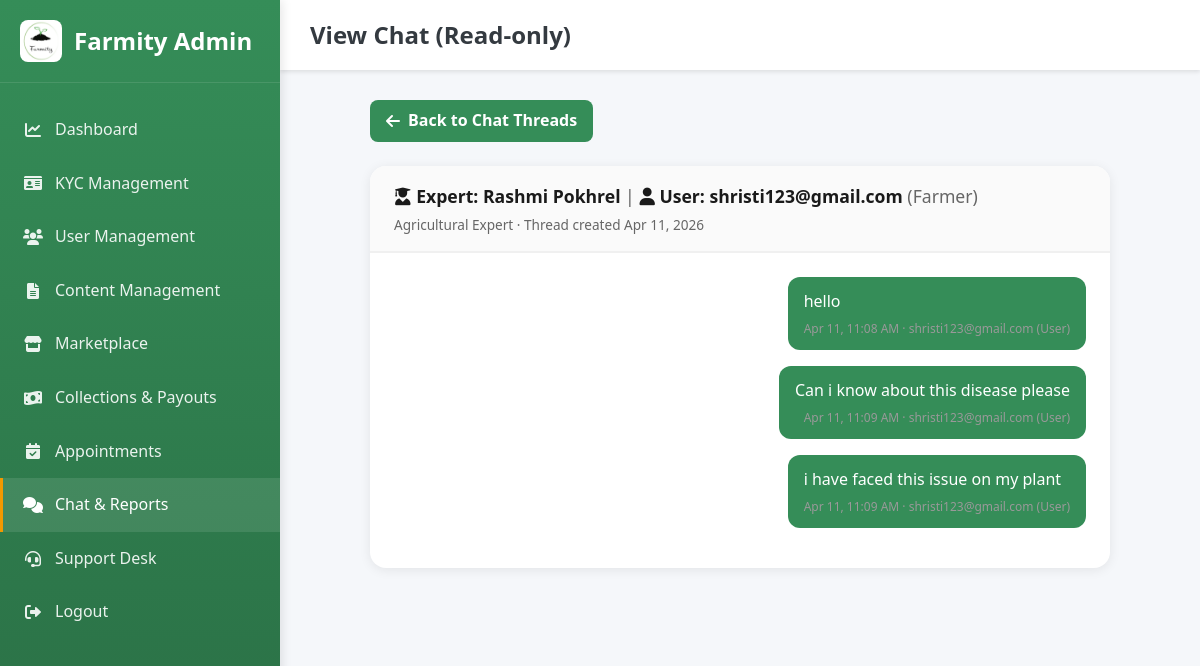
/admin-dashboard/chats-reports/5/ (signed in), run on an earlier commit of the app's database.
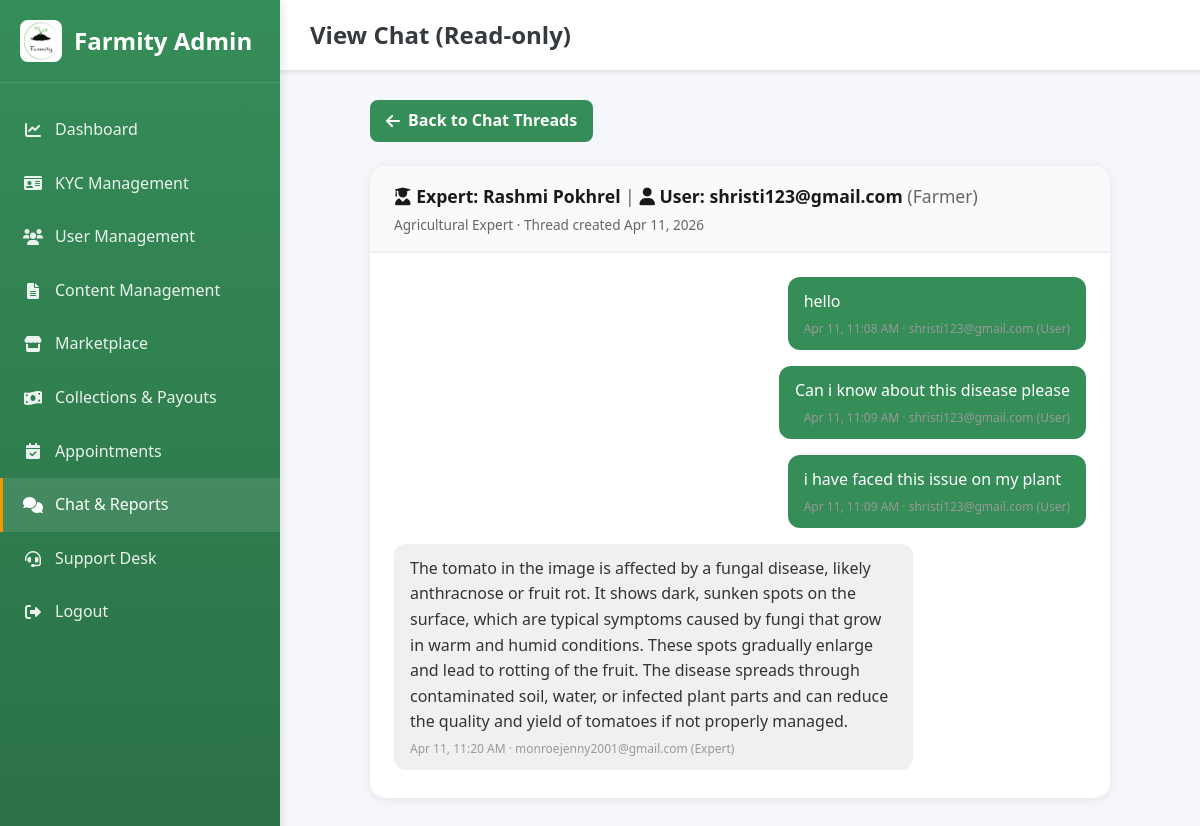
And on a later commit of the database.
### accounts/models.py (models this page shows, shortened)
class ExpertChatMessage(models.Model):
    thread = models.ForeignKey(ExpertChatThread, on_delete=models.CASCADE, related_name='messages')
    sender = models.ForeignKey(User, on_delete=models.CASCADE, related_name='chat_messages')
    message = models.TextField(blank=True)
    image = models.ImageField(upload_to='chat_images/%Y/%m/', blank=True, null=True, max_length=500)
    created_at = models.DateTimeField(auto_now_add=True)
    delivered_at = models.DateTimeField(null=True, blank=True, help_text="When message was delivered to recipient")
    seen_at = models.DateTimeField(null=True, blank=True, help_text="When message was seen by recipient")
    sender_profile_image = models.URLField(max_length=500, blank=True, null=True, help_text="Cached sender profile image URL")
    class Meta:
        ordering = ('created_at',)

class User(AbstractBaseUser, PermissionsMixin):
    ROLE_CHOICES = (
        ('admin', 'Admin'),
        ('buyer', 'Buyer'),
        ('farmer', 'Farmer'),
        ('agricultural_expert', 'Agricultural Expert'),
        ('vendor', 'Vendor'),
    )
    GENDER_CHOICES = (
        ('male', 'Male'),
        ('female', 'Female'),
        ('other', 'Other'),
    )
    email = models.EmailField(unique=True)
    phone = models.CharField(max_length=10, unique=True, blank=True, null=True)
    gender = models.CharField(max_length=10, choices=GENDER_CHOICES, blank=True, null=True)
    role = models.CharField(max_length=20, choices=ROLE_CHOICES, default='buyer')
    is_active = models.BooleanField(default=True)
    email_verified = models.BooleanField(default=False)
    is_verified = models.BooleanField(default=False)
    is_staff = models.BooleanField(default=False)
    date_joined = models.DateTimeField(auto_now_add=True)
    objects = UserManager()
    USERNAME_FIELD = 'email'
    REQUIRED_FIELDS = []

### accounts/views.py (the view)
# urls.py: path('admin-dashboard/chats-reports/<int:thread_id>/', admin_chat_thread_view, name='admin_chat_thread_view'),
@login_required
def admin_chat_thread_view(request, thread_id):
    if request.user.role != 'admin':
        return _redirect_to_role_home_response(request.user)
    try:
        thread = ExpertChatThread.objects.select_related(
            'expert', 'expert__user', 'created_by'
        ).get(id=thread_id)
    except ExpertChatThread.DoesNotExist:
        messages.error(request, 'Chat thread not found.')
        return redirect('admin_chat_reports')
    messages_list = ExpertChatMessage.objects.filter(thread=thread).select_related('sender').order_by('created_at')
    context = {
        'thread': thread,
        'messages_list': messages_list,
    }
    return render(request, 'admin_chat_thread_view.html', context)

### templates/admin_chat_thread_view.html (shortened to what this page needs)
<!DOCTYPE html>
<html lang="en">
<head>
    <link rel="stylesheet" href="/static/css/style.css">
    <link href="https://cdnjs.cloudflare.com/ajax/libs/font-awesome/6.0.0/css/all.min.css" rel="stylesheet">
</head>
<body>
    <aside class="sidebar">
        <div class="sidebar-header">
            <img src="/static/images/Farmity%20logo.png" alt="Farmity" class="sidebar-logo-img" onerror="this.style.display='none'; this.nextElementSibling.style.display='flex';">
            <h2>Farmity Admin</h2>
        </div>
        <nav class="sidebar-menu">
            <a href="{% url 'admin_dashboard' %}" class="menu-item"><i class="fas fa-chart-line"></i><span>Dashboard</span></a>
            <a href="{% url 'admin_kyc_management' %}" class="menu-item"><i class="fas fa-id-card"></i><span>KYC Management</span></a>
            <a href="{% url 'admin_user_management' %}" class="menu-item"><i class="fas fa-users"></i><span>User Management</span></a>
            <a href="{% url 'admin_content_management' %}" class="menu-item"><i class="fas fa-file-alt"></i><span>Content Management</span></a>
            <a href="{% url 'admin_marketplace_oversight' %}" class="menu-item"><i class="fas fa-store"></i><span>Marketplace</span></a>
            <a href="{% url 'admin_collections_payouts' %}" class="menu-item"><i class="fas fa-money-bill-wave"></i><span>Collections & Payouts</span></a>
            <a href="{% url 'admin_appointment_management' %}" class="menu-item"><i class="fas fa-calendar-check"></i><span>Appointments</span></a>
            <a href="{% url 'admin_chat_reports' %}" class="menu-item active"><i class="fas fa-comments"></i><span>Chat & Reports</span></a>
            <a href="{% url 'admin_support_desk' %}" class="menu-item"><i class="fas fa-headset"></i><span>Support Desk</span></a>
            <a href="{% url 'logout' %}" class="menu-item"><i class="fas fa-sign-out-alt"></i><span>Logout</span></a>
        </nav>
    </aside>
    <div class="main-content">
        <header class="top-header">
            <h1 class="header-title">View Chat (Read-only)</h1>
        </header>
        <div class="dashboard-content">
            <a href="{% url 'admin_chat_reports' %}?section=chats" class="btn-back"><i class="fas fa-arrow-left"></i> Back to Chat Threads</a>
            <div class="chat-card">
                <div class="chat-header">
                    <h2>
                        <i class="fas fa-user-graduate"></i> Expert: {{ thread.expert.name|default:thread.expert.user.email }}
                        <span style="font-weight:400;color:#666;">|</span>
                        <i class="fas fa-user"></i> User: {{ thread.created_by.email }}
                        {% if thread.created_by.role %}<span style="font-weight:400;color:#666;">({{ thread.created_by.get_role_display }})</span>{% endif %}
                    </h2>
                    <p>{{ thread.expert.specialization|default:"Agricultural Expert" }} · Thread created {{ thread.created_at|date:"M d, Y" }}</p>
                </div>
                <div class="chat-messages">
                    {% if messages_list %}
                        {% for msg in messages_list %}
                        <div class="msg {% if msg.sender_id == thread.expert.user_id %}expert{% else %}user{% endif %}">
                            <div class="msg-bubble">
                                {{ msg.message|linebreaksbr }}
                                <div class="msg-meta">{{ msg.created_at|date:"M d, h:i A" }} · {{ msg.sender.email }}{% if msg.sender_id == thread.expert.user_id %} (Expert){% else %} (User){% endif %}</div>
                            </div>
                        </div>
                        {% endfor %}
                    {% else %}
                        <div class="empty-msg">
                            <i class="fas fa-comment-dots" style="font-size:2rem;margin-bottom:0.5rem;"></i><br>
                            No messages in this thread.
                        </div>
                    {% endif %}
                </div>
            </div>
        </div>
    </div>
</body>
</html>

What changed in the data, as far as the page shows it:
added ExpertChatMessage: message "The tomato in the image is affected by a fungal disease, likely anthracnose or fruit rot. It shows dark, sunken spots on the surface, which are typical symptoms caused by fungi that grow in warm and humid conditions. These spots gradually enlarge and lead to rotting of the fruit. The disease spreads through contaminated soil, water, or infected plant parts and can reduce the quality and yield of tomatoes if not properly managed.", created_at "Apr 11, 11:20 AM", sender.email "monroejenny2001@gmail.com", shows "(Expert)"
